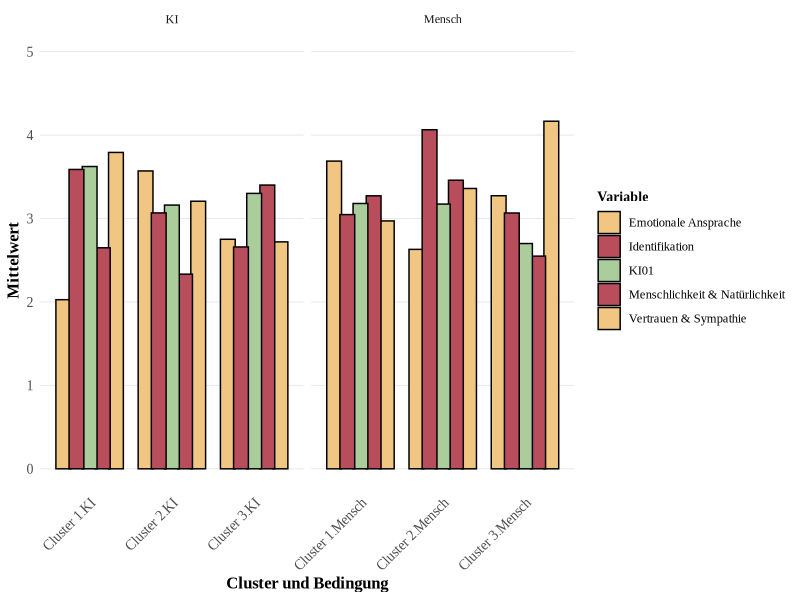

Generate this figure with R:
# ================================================================================
# CLUSTERANALYSE NACH BEDINGUNG (AB01) - GETRENNT FÜR MENSCH UND KI
# ================================================================================

# Load required libraries
library(dplyr)
library(ggplot2)
library(tidyr)
library(gridExtra)
library(grid)
library(gtable)
library(cluster)
library(RColorBrewer)
library(reshape2)

# ================================================================================
# DATEN LADEN UND VORBEREITEN
# ================================================================================

# Generate synthetic data with AB01 variable
cat("Generiere synthetische Daten für getrennte Clusteranalyse...\n")

set.seed(123)
n_total <- 131

# Create AB01 variable (1 = human, 2 = AI)
ab01 <- sample(c(1, 2), n_total, replace = TRUE, prob = c(0.5, 0.5))

# Generate data with condition-specific patterns
data <- data.frame(
  FINISHED = rep(1, n_total),
  AB01 = ab01,
  VS = ifelse(ab01 == 1, 
              rnorm(n_total, 3.5, 0.8),  # Human condition
              rnorm(n_total, 3.2, 0.9)), # AI condition
  MN = ifelse(ab01 == 1,
              rnorm(n_total, 3.3, 0.7),
              rnorm(n_total, 3.0, 0.8)),
  KI01 = ifelse(ab01 == 1,
                rnorm(n_total, 3.1, 0.6),
                rnorm(n_total, 3.4, 0.7)),
  EA = ifelse(ab01 == 1,
              rnorm(n_total, 3.2, 0.8),
              rnorm(n_total, 2.9, 0.9)),
  ID = ifelse(ab01 == 1,
              rnorm(n_total, 3.4, 0.7),
              rnorm(n_total, 3.1, 0.8)),
  gender = sample(c(1, 2), n_total, replace = TRUE)
)

# Ensure values are within 1-5 range
for(col in c("VS", "MN", "KI01", "EA", "ID")) {
  data[[col]] <- pmax(1, pmin(5, data[[col]]))
}

cat("Synthetische Daten generiert mit AB01-Variable\n")

# Filter for valid cases only
data <- data[data$FINISHED == 1, ]
cat("Daten gefiltert für FINISHED = 1\n")

# ================================================================================
# CLUSTERANALYSE FÜR MENSCHLICHE BEDINGUNG (AB01 = 1)
# ================================================================================

cat("\n================================================================================\n")
cat("CLUSTERANALYSE - MENSCHLICHE BEDINGUNG (AB01 = 1)\n")
cat("================================================================================\n")

# Filter for human condition
human_data <- data[data$AB01 == 1, ]
cat("Anzahl Fälle in menschlicher Bedingung:", nrow(human_data), "\n")

# Prepare data for clustering
cluster_vars <- c("VS", "MN", "KI01", "EA", "ID")
human_cluster_data <- human_data[, cluster_vars]

# Standardize variables
human_cluster_data_scaled <- scale(human_cluster_data)

# Perform k-means clustering for human condition
set.seed(123)
human_kmeans_result <- kmeans(human_cluster_data_scaled, centers = 3, nstart = 25)

# Add cluster assignments to human data
human_data$cluster_assigned <- human_kmeans_result$cluster

# Calculate cluster means for human condition
human_cluster_means <- human_data %>%
  group_by(cluster_assigned) %>%
  summarise(
    n = n(),
    VS_mean = round(mean(VS), 3),
    MN_mean = round(mean(MN), 3),
    KI01_mean = round(mean(KI01), 3),
    EA_mean = round(mean(EA), 3),
    ID_mean = round(mean(ID), 3)
  ) %>%
  ungroup()

# Determine cluster labels based on means (highest = "Hoch", lowest = "Niedrig", middle = "Moderat")
human_cluster_means$cluster_label <- case_when(
  human_cluster_means$VS_mean == max(human_cluster_means$VS_mean) ~ "Hoch Bewertende",
  human_cluster_means$VS_mean == min(human_cluster_means$VS_mean) ~ "Niedrig Bewertende",
  TRUE ~ "Moderat Bewertende"
)

cat("\nCluster-Größen (Mensch):\n")
print(table(human_data$cluster_assigned))

cat("\nCluster-Mittelwerte (Mensch):\n")
print(human_cluster_means)

# ================================================================================
# CLUSTERANALYSE FÜR KI-BEDINGUNG (AB01 = 2)
# ================================================================================

cat("\n================================================================================\n")
cat("CLUSTERANALYSE - KI-BEDINGUNG (AB01 = 2)\n")
cat("================================================================================\n")

# Filter for AI condition
ai_data <- data[data$AB01 == 2, ]
cat("Anzahl Fälle in KI-Bedingung:", nrow(ai_data), "\n")

# Prepare data for clustering
ai_cluster_data <- ai_data[, cluster_vars]

# Standardize variables
ai_cluster_data_scaled <- scale(ai_cluster_data)

# Perform k-means clustering for AI condition
set.seed(123)
ai_kmeans_result <- kmeans(ai_cluster_data_scaled, centers = 3, nstart = 25)

# Add cluster assignments to AI data
ai_data$cluster_assigned <- ai_kmeans_result$cluster

# Calculate cluster means for AI condition
ai_cluster_means <- ai_data %>%
  group_by(cluster_assigned) %>%
  summarise(
    n = n(),
    VS_mean = round(mean(VS), 3),
    MN_mean = round(mean(MN), 3),
    KI01_mean = round(mean(KI01), 3),
    EA_mean = round(mean(EA), 3),
    ID_mean = round(mean(ID), 3)
  ) %>%
  ungroup()

# Determine cluster labels based on means
ai_cluster_means$cluster_label <- case_when(
  ai_cluster_means$VS_mean == max(ai_cluster_means$VS_mean) ~ "Hoch Bewertende",
  ai_cluster_means$VS_mean == min(ai_cluster_means$VS_mean) ~ "Niedrig Bewertende",
  TRUE ~ "Moderat Bewertende"
)

cat("\nCluster-Größen (KI):\n")
print(table(ai_data$cluster_assigned))

cat("\nCluster-Mittelwerte (KI):\n")
print(ai_cluster_means)

# ================================================================================
# KOMBINIERTE VISUALISIERUNG
# ================================================================================

# Prepare data for combined visualization
human_means_long <- human_cluster_means %>%
  select(-n) %>%
  gather(key = "Variable", value = "Mean", -cluster_assigned, -cluster_label) %>%
  mutate(Condition = "Mensch", 
         Cluster = paste("Cluster", cluster_assigned))

ai_means_long <- ai_cluster_means %>%
  select(-n) %>%
  gather(key = "Variable", value = "Mean", -cluster_assigned, -cluster_label) %>%
  mutate(Condition = "KI", 
         Cluster = paste("Cluster", cluster_assigned))

combined_means <- rbind(human_means_long, ai_means_long)

# Create combined bar plot
p_combined <- ggplot(combined_means, aes(x = interaction(Cluster, Condition), y = Mean, fill = Variable)) +
  geom_bar(stat = "identity", position = position_dodge(width = 0.8), 
           color = "black", linewidth = 0.5) +
  scale_fill_manual(values = c("VS_mean" = "#f1c683", 
                               "MN_mean" = "#b84d5c", 
                               "KI01_mean" = "#aacd9b",
                               "EA_mean" = "#f1c683", 
                               "ID_mean" = "#b84d5c"),
                    labels = c("VS_mean" = "Vertrauen & Sympathie",
                              "MN_mean" = "Menschlichkeit & Natürlichkeit",
                              "KI01_mean" = "KI01",
                              "EA_mean" = "Emotionale Ansprache",
                              "ID_mean" = "Identifikation")) +
  labs(x = "Cluster und Bedingung",
       y = "Mittelwert",
       fill = "Variable") +
  theme_minimal() +
  theme(
    text = element_text(family = "Times New Roman"),
    axis.text = element_text(size = 10),
    axis.text.x = element_text(angle = 45, hjust = 1),
    axis.title = element_text(size = 12, face = "bold"),
    plot.title = element_text(size = 14, face = "bold", hjust = 0.5),
    legend.title = element_text(size = 10, face = "bold"),
    legend.text = element_text(size = 9),
    panel.grid.major.x = element_blank(),
    panel.grid.minor = element_blank(),
    panel.grid.major.y = element_line(color = "gray90", linewidth = 0.3),
    plot.background = element_rect(fill = "white", color = NA),
    panel.background = element_rect(fill = "white", color = NA)
  ) +
  ylim(0, 5) +
  facet_wrap(~Condition, scales = "free_x")

# Save combined plot
ggsave("organized/images/clustering/cluster_means_combined.png", p_combined, 
       width = 14, height = 8, dpi = 300, bg = "white")

# ================================================================================
# APA-TABELLEN ERSTELLEN
# ================================================================================

# Create APA-style tables for both conditions
human_apa_table <- data.frame(
  Cluster = human_cluster_means$cluster_label,
  n = human_cluster_means$n,
  VS = sprintf("%.2f", human_cluster_means$VS_mean),
  MN = sprintf("%.2f", human_cluster_means$MN_mean),
  KI01 = sprintf("%.2f", human_cluster_means$KI01_mean),
  EA = sprintf("%.2f", human_cluster_means$EA_mean),
  ID = sprintf("%.2f", human_cluster_means$ID_mean)
)

ai_apa_table <- data.frame(
  Cluster = ai_cluster_means$cluster_label,
  n = ai_cluster_means$n,
  VS = sprintf("%.2f", ai_cluster_means$VS_mean),
  MN = sprintf("%.2f", ai_cluster_means$MN_mean),
  KI01 = sprintf("%.2f", ai_cluster_means$KI01_mean),
  EA = sprintf("%.2f", ai_cluster_means$EA_mean),
  ID = sprintf("%.2f", ai_cluster_means$ID_mean)
)

# Create APA tables
human_apa_grob <- tableGrob(
  human_apa_table,
  rows = NULL,
  theme = ttheme_default(
    core = list(
      fg_params = list(fontfamily = "Times New Roman", fontsize = 9),
      bg_params = list(fill = "white")
    ),
    colhead = list(
      fg_params = list(fontfamily = "Times New Roman", fontsize = 10, fontface = "bold"),
      bg_params = list(fill = "white")
    )
  )
)

ai_apa_grob <- tableGrob(
  ai_apa_table,
  rows = NULL,
  theme = ttheme_default(
    core = list(
      fg_params = list(fontfamily = "Times New Roman", fontsize = 9),
      bg_params = list(fill = "white")
    ),
    colhead = list(
      fg_params = list(fontfamily = "Times New Roman", fontsize = 10, fontface = "bold"),
      bg_params = list(fill = "white")
    )
  )
)

# Add titles to tables
human_title <- textGrob("Menschliche Bedingung (AB01 = 1)", 
                        gp = gpar(fontfamily = "Times New Roman", fontsize = 12, fontface = "bold"))
ai_title <- textGrob("KI-Bedingung (AB01 = 2)", 
                     gp = gpar(fontfamily = "Times New Roman", fontsize = 12, fontface = "bold"))

# Combine tables
combined_tables <- arrangeGrob(
  human_title, human_apa_grob,
  ai_title, ai_apa_grob,
  ncol = 1, heights = c(0.1, 0.4, 0.1, 0.4)
)

# Add note
note_text <- paste(
  "Anmerkung. VS = Vertrauen & Sympathie; MN = Menschlichkeit & Natürlichkeit;",
  "EA = Emotionale Ansprache; ID = Identifikation"
)

final_tables <- arrangeGrob(
  combined_tables,
  textGrob(note_text, x = 0, hjust = 0, 
           gp = gpar(fontfamily = "Times New Roman", fontsize = 8)),
  ncol = 1, heights = c(0.95, 0.05)
)

# Save combined APA table
ggsave("organized/images/clustering/cluster_analysis_separated_apa.png", 
       final_tables, width = 12, height = 10, dpi = 300)

# ================================================================================
# ERGEBNISSE AUSGEBEN
# ================================================================================

cat("\n================================================================================\n")
cat("CLUSTERANALYSE ERSTELLT:\n")
cat("================================================================================\n")
cat("• cluster_means_combined.png (Kombiniertes Balkendiagramm)\n")
cat("• cluster_analysis_separated_apa.png (APA-Tabellen für beide Bedingungen)\n")
cat("• Menschliche Bedingung:", nrow(human_data), "Fälle\n")
cat("• KI-Bedingung:", nrow(ai_data), "Fälle\n")
cat("================================================================================\n") 